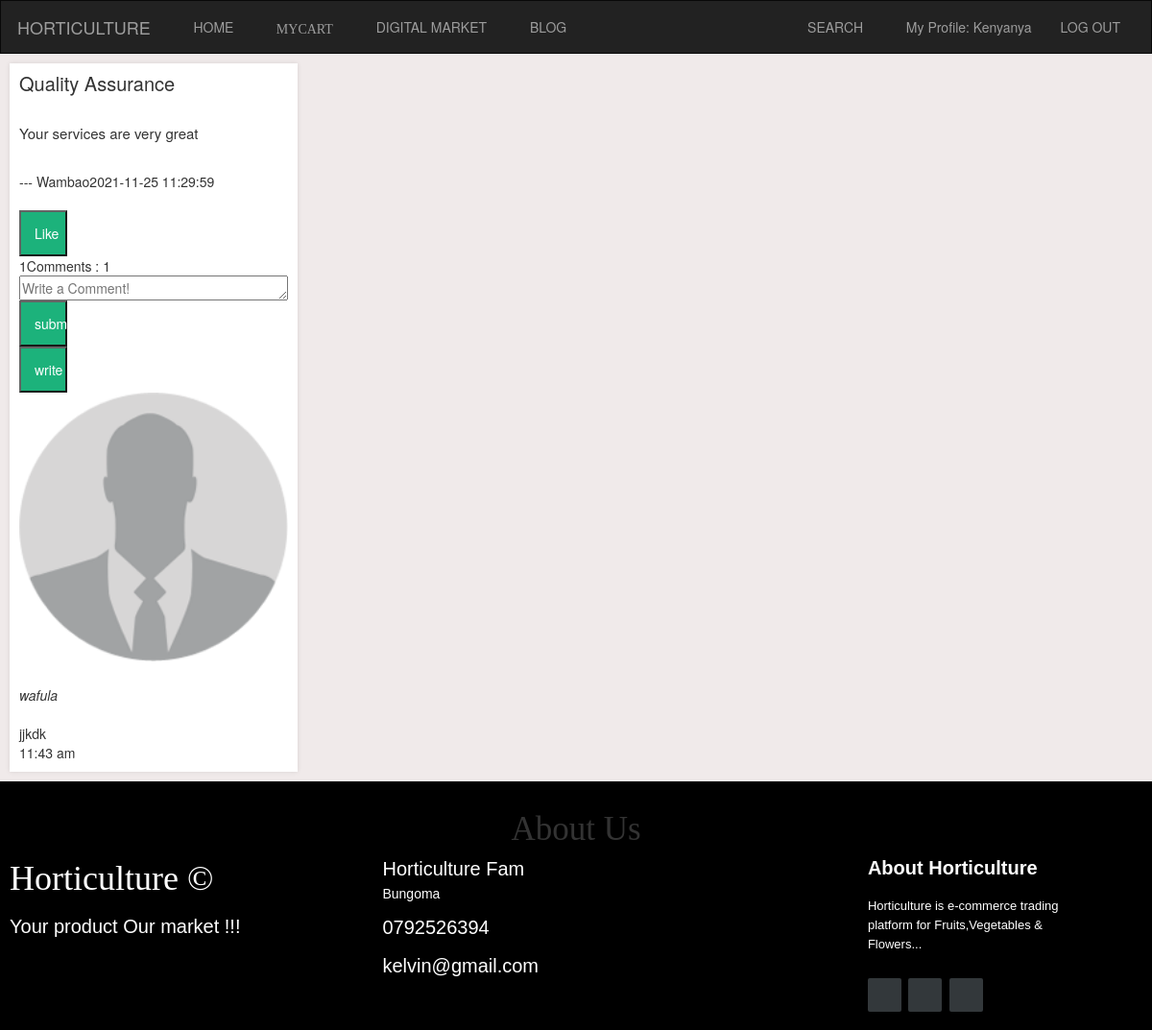
Screenshot of /blogView.php (signed in) with the database file from the repository.
### tables this page shows
CREATE TABLE `blogdata` (
  `blogId` int(10) NOT NULL,
  `blogUser` varchar(255) NOT NULL,
  `blogTitle` varchar(255) NOT NULL,
  `blogContent` longtext NOT NULL,
  `blogTime` timestamp NOT NULL DEFAULT current_timestamp(),
  `likes` int(10) NOT NULL DEFAULT 0
);

CREATE TABLE `blogfeedback` (
  `blogId` int(10) NOT NULL,
  `comment` varchar(255) NOT NULL,
  `commentUser` varchar(255) NOT NULL,
  `commentPic` varchar(255) NOT NULL DEFAULT 'profile0.png',
  `commentTime` timestamp NOT NULL DEFAULT current_timestamp()
);

### blogView.php (the view, shortened to what this page needs)
<?php
	require 'database/db.php';
	$sql = "SELECT * FROM blogdata ORDER BY blogId DESC";
	$result = mysqli_query($conn, $sql);
	function formatDate($date)
	{
		return date('g:i a', strtotime($date));
	}
?>
<!DOCTYPE HTML>
<html>
	<head>
        <link rel="stylesheet" href="//netdna.bootstrapcdn.com/bootstrap/3.0.0/css/bootstrap-glyphicons.css">
        <link rel="stylesheet" type="text/css" href="assets/css/bootstrap.css">
        <link rel="stylesheet" href="assets/css/footer.css" />
        <link rel="stylesheet" href="assets/css/menu.css" />
		<link rel="stylesheet" href="assets/css/blog.css" />
	</head>
<?php require 'includes/menu2.php';	?>
<body>
<div class="product-grid">
	<?php
		while($row = $result->fetch_array()) :
		$id = $row['blogId'];
		$sql = "SELECT * FROM blogfeedback WHERE blogId = '$id'";
		$result1 = mysqli_query($conn, $sql);
		$numComment = mysqli_num_rows($result1);
	?>
<form method="post" action="blogView.php" class="product-card">
	<h2><?= $row['blogTitle']; ?></h2>
	<p><?= $row['blogContent']; ?><br>--- <?= $row['blogUser']; ?><?= $row['blogTime']; ?></p>
	<button class="btn3" name="<?php echo 'like'.$id; ?>">Like</button><?= $row['likes']?>Comments : <?= $numComment ?></button>
	<textarea name="comment" id="comment" rows="1" placeholder="Write a Comment!"></textarea>
	<button class="btn3"><?php echo 'submit'.$id; ?></button>
	<a href="blog/blogWrite.php"> <button class="btn3"> write</button></a>
<?php
	if($result1) :
		while($row1 = $result1->fetch_array()) :
?>
<img src="<?php echo 'assets/images/profileImages/'.$row1['commentPic']?>" alt="Avatar" height="10px" width="10px"><br><span><em><?= $row1['commentUser']; ?></em></span>
<br><?= $row1['comment']; ?><span class="time-right"><?= formatDate($row1['commentTime']); ?></span>
<?php endwhile; ?>
<?php endif; ?>
</form>
<?php endwhile; ?>
</div>
</body>
<?php require 'includes/footer.php'; ?>
</html>

### assets/css/menu.css (style rules this page uses)
body { background-color: rgb(240, 234, 234); }
.btn3 { background-color: #04AA6D; color: white; padding: 12px 14px; cursor: pointer; width: 50px; opacity: 0.9; }

### assets/css/blog.css (style rules this page uses)
.product-grid { margin: 10px; display: grid; grid-template-columns:repeat(5,1fr); grid-gap:10px; }
.product-card { display: flex; flex-direction: column; justify-content: space-between; width: 300px; height: auto; padding: 10px; background-color: #fff; box-shadow: 0 0 5px rgba(0, 0, 0, 0.1); }
.product-card img { width: 280px; height: 280px; margin-bottom: 5px; }
.product-card h2 { font-size: 2rem; margin: 0; }
.product-card p { font-size: 1.5rem; margin: 10px 0; }

### rows the page displays
blogdata: blogTitle "Quality Assurance", blogContent "Your services are very great", blogUser "Wambao", blogTime "2021-11-25 11:29:59", likes "1", numComment "1"
blogfeedback: commentPic (picture), commentUser "wafula", comment "jjkdk", commentTime "11:43 am"

### other values shown
$loginProfile "My Profile: Kenyanya"
